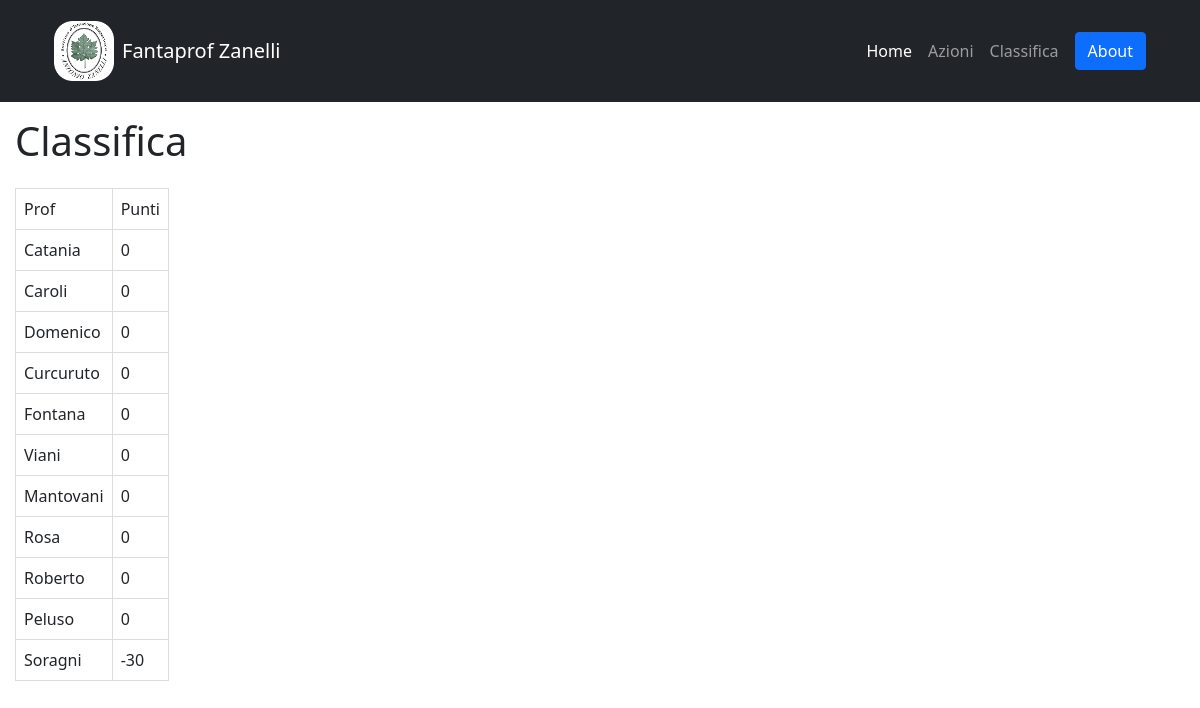
The page /classifica on the database its author committed.
### tables this page shows
CREATE TABLE Punti (ID INTEGER PRIMARY KEY AUTOINCREMENT, Nome STRING, UltimaAzione STRING, UltimiPunti STRING, Materia STRING, PuntiTotali INT, DataUltima DATETIME);

### app.py (the view)
@app.route('/classifica', methods=['GET', 'POST'])
def classificaPag():
    database = sqlite3.connect('database.db')
    cursor = database.cursor()
    cursor.execute(f"""SELECT Nome, PuntiTotali FROM Punti ORDER BY PuntiTotali DESC""")
    data = cursor.fetchall()
    return render_template('classifica.html', data = data)

### templates/classifica.html (shortened to what this page needs)
{% include 'navbar.html' %}
<html lang="en">
<head>
    <link href="https://cdn.jsdelivr.net/npm/bootstrap@5.1.3/dist/css/bootstrap.min.css" rel="stylesheet">
    <link rel="stylesheet" type="text/css" href="{{ url_for('static', filename='style.css') }}">
</head>
<body>
    <h1>Classifica</h1>
    <div class="content">
        {% include 'classificaContent.html' %}
    </div>
</body>
</html>

### templates/navbar.html (shortened to what this page needs)
<!DOCTYPE html>
<html lang="it">
<head>
    <link rel="stylesheet" href="assets/bootstrap/css/bootstrap.min.css">
    <link rel="stylesheet" href="assets/css/Navbar-Right-Links-Dark-icons.css">
</head>
<body>
    <nav class="navbar navbar-dark navbar-expand-md bg-dark py-3">
        <div class="container"><a class="navbar-brand d-flex align-items-center" href="home"><span class="bs-icon-md bs-icon-rounded d-flex justify-content-center align-items-center me-2 bs-icon"><img class="img-fluid" src="/static/ZanelliRounded.png" width="60" height="60"></span><span>Fantaprof Zanelli</span></a>
            <div class="collapse navbar-collapse" id="navcol-5">
                <ul class="navbar-nav ms-auto">
                    <li class="nav-item"><a class="nav-link active" href="home">Home</a></li>
                    <li class="nav-item"><a class="nav-link" href="azioni">Azioni</a></li>
                    <li class="nav-item"><a class="nav-link" href="classifica">Classifica</a></li>
                </ul><a class="btn btn-primary ms-md-2" role="button" href="#">About</a>
            </div>
        </div>
    </nav>
</body>
</html>

### templates/classificaContent.html
<div class='message'>
    <table>
        <tr><td>Prof</td><td>Punti</td></tr>
        <tr><td>{{ data[0][0] }} </td><td>{{ data[0][1] }}</td></tr>
        <tr><td>{{ data[1][0] }} </td><td>{{ data[1][1] }}</td></tr>
        <tr><td>{{ data[2][0] }} </td><td>{{ data[2][1] }}</td></tr>
        <tr><td>{{ data[3][0] }} </td><td>{{ data[3][1] }}</td></tr>
        <tr><td>{{ data[4][0] }} </td><td>{{ data[4][1] }}</td></tr>
        <tr><td>{{ data[5][0] }} </td><td>{{ data[5][1] }}</td></tr>
        <tr><td>{{ data[6][0] }} </td><td>{{ data[6][1] }}</td></tr>
        <tr><td>{{ data[7][0] }} </td><td>{{ data[7][1] }}</td></tr>
        <tr><td>{{ data[8][0] }} </td><td>{{ data[8][1] }}</td></tr>
        <tr><td>{{ data[9][0] }} </td><td>{{ data[9][1] }}</td></tr>
        <tr><td>{{ data[10][0] }} </td><td>{{ data[10][1] }}</td></tr>
    </table>
</div>

### static/style.css (style rules this page uses)
h1 { padding: 15px; }
table { border-collapse:collapse; padding: 15px; outline-offset: -15px; margin-left: 15px; }
td, th { border:1px solid #ddd; padding:8px; }
:root { --bs-blue: #0d6efd; --bs-indigo: #6610f2; --bs-purple: #6f42c1; --bs-pink: #d63384; --bs-red: #dc3545; --bs-orange: #fd7e14; --bs-yellow: #ffc107; --bs-green: #198754; --bs-teal: #20c997; --bs-cyan: #0dcaf0; --bs-black: #000; --bs-white: #fff; --bs-gray: #6c757d; --bs-gray-dark: #343a40; --bs-gray-100: #f8f9fa; --bs-gray-200: #e9ecef; --bs-gray-300: #dee2e6; --bs-gray-400: #ced4da; --bs-gray-500: #adb5bd; --bs-gray-600: #6c757d; --bs-gray-700: #495057; --bs-gray-800: #343a40; --bs-gray-900: #212529; --bs-primary: #0d6efd; --bs-secondary: #6c757d; --bs-success: #198754; --bs-info: #0dcaf0; --bs-warning: #ffc107; --bs-danger: #dc3545; --bs-light: #f8f9fa; --bs-dark: #212529; --bs-primary-rgb: 13,110,253; --bs-secondary-rgb: 108,117,125; --bs-success-rgb: 25,135,84; --bs-info-rgb: 13,202,240; --bs-warning-rgb: 255,193,7; --bs-danger-rgb: 220,53,69; --bs-light-rgb: 248,249,250; --bs-dark-rgb: 33,37,41; --bs-white-rgb: 255,255,255; --bs-black-rgb: 0,0,0; --bs-body-color-rgb: 33,37,41; --bs-body-bg-rgb: 255,255,255; --bs-font-sans-serif: system-ui,-apple-system,"Segoe UI",Roboto,"Helvetica Neue","Noto Sans","Liberation Sans",Arial,sans-serif,"Apple Color Emoji","Segoe UI Emoji","Segoe UI Symbol","Noto Color Emoji"; --bs-font-monospace: SFMono-Regular,Menlo,Monaco,Consolas,"Liberation Mono","Courier New",monospace; --bs-gradient: linear-gradient(180deg, rgba(255, 255, 255, 0.15), rgba(255, 255, 255, 0)); --bs-body-font-family: var(--bs-font-sans-serif); --bs-body-font-size: 1rem; --bs-body-font-weight: 400; --bs-body-line-height: 1.5; --bs-body-color: #212529; --bs-body-bg: #fff; --bs-border-width: 1px; --bs-border-style: solid; --bs-border-color: #dee2e6; --bs-border-color-translucent: rgba(0, 0, 0, 0.175); --bs-border-radius: 0.375rem; --bs-border-radius-sm: 0.25rem; --bs-border-radius-lg: 0.5rem; --bs-border-radius-xl: 1rem; --bs-border-radius-2xl: 2rem; --bs-border-radius-pill: 50rem; --bs-link-color: #0d6efd; --bs-link-hover-color: #0a58ca; --bs-code-color: #d63384; --bs-highlight-bg: #fff3cd; }

### rows shown on the page
Punti: Nome "Catania", PuntiTotali "0"
Punti: Nome "Caroli", PuntiTotali "0"
Punti: Nome "Domenico", PuntiTotali "0"
Punti: Nome "Curcuruto", PuntiTotali "0"
Punti: Nome "Fontana", PuntiTotali "0"
Punti: Nome "Viani", PuntiTotali "0"
Punti: Nome "Mantovani", PuntiTotali "0"
Punti: Nome "Rosa", PuntiTotali "0"
Punti: Nome "Roberto", PuntiTotali "0"
Punti: Nome "Peluso", PuntiTotali "0"
Punti: Nome "Soragni", PuntiTotali "-30"
